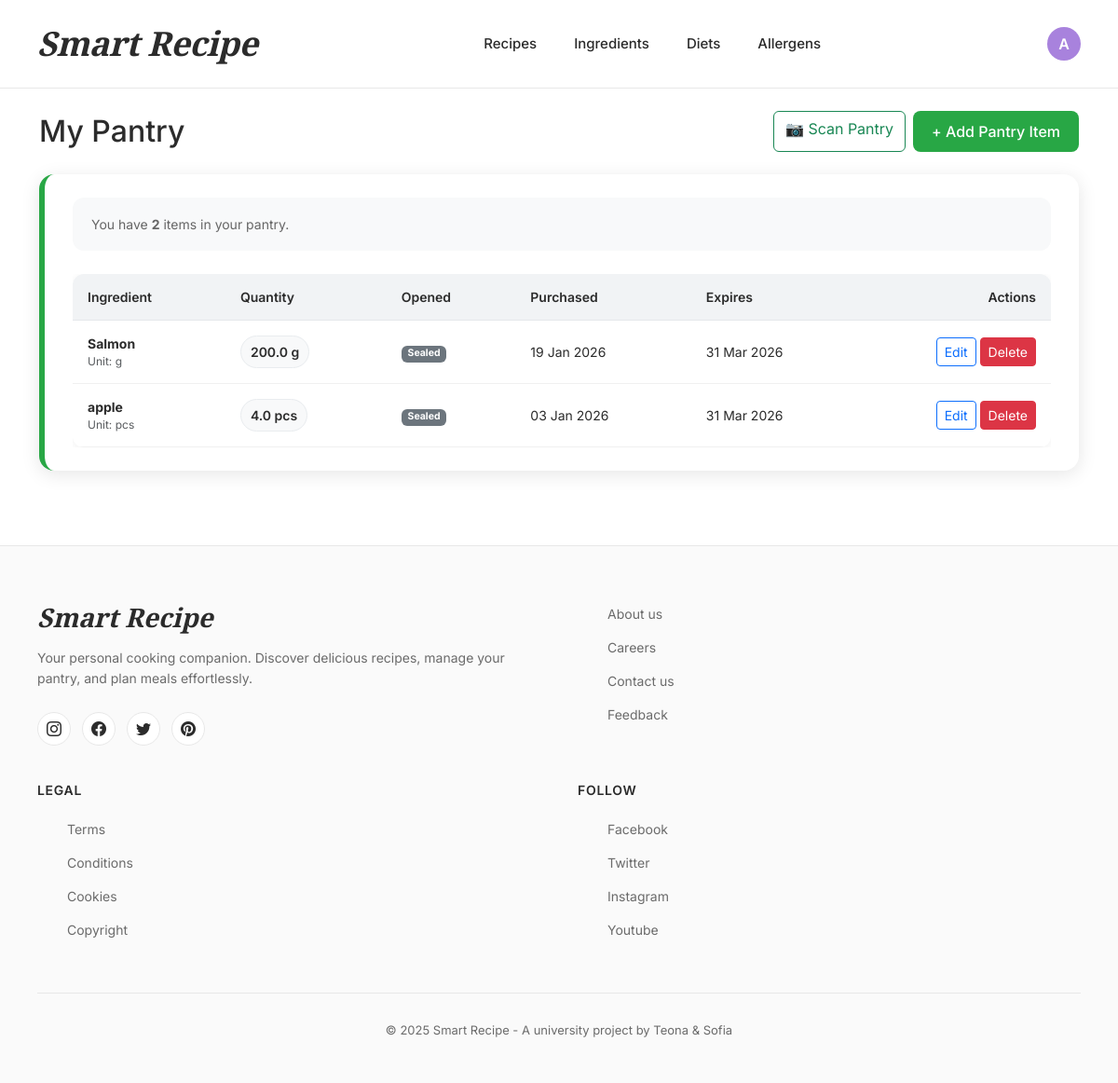
Page /pantry/ (signed in) on the earlier database version.
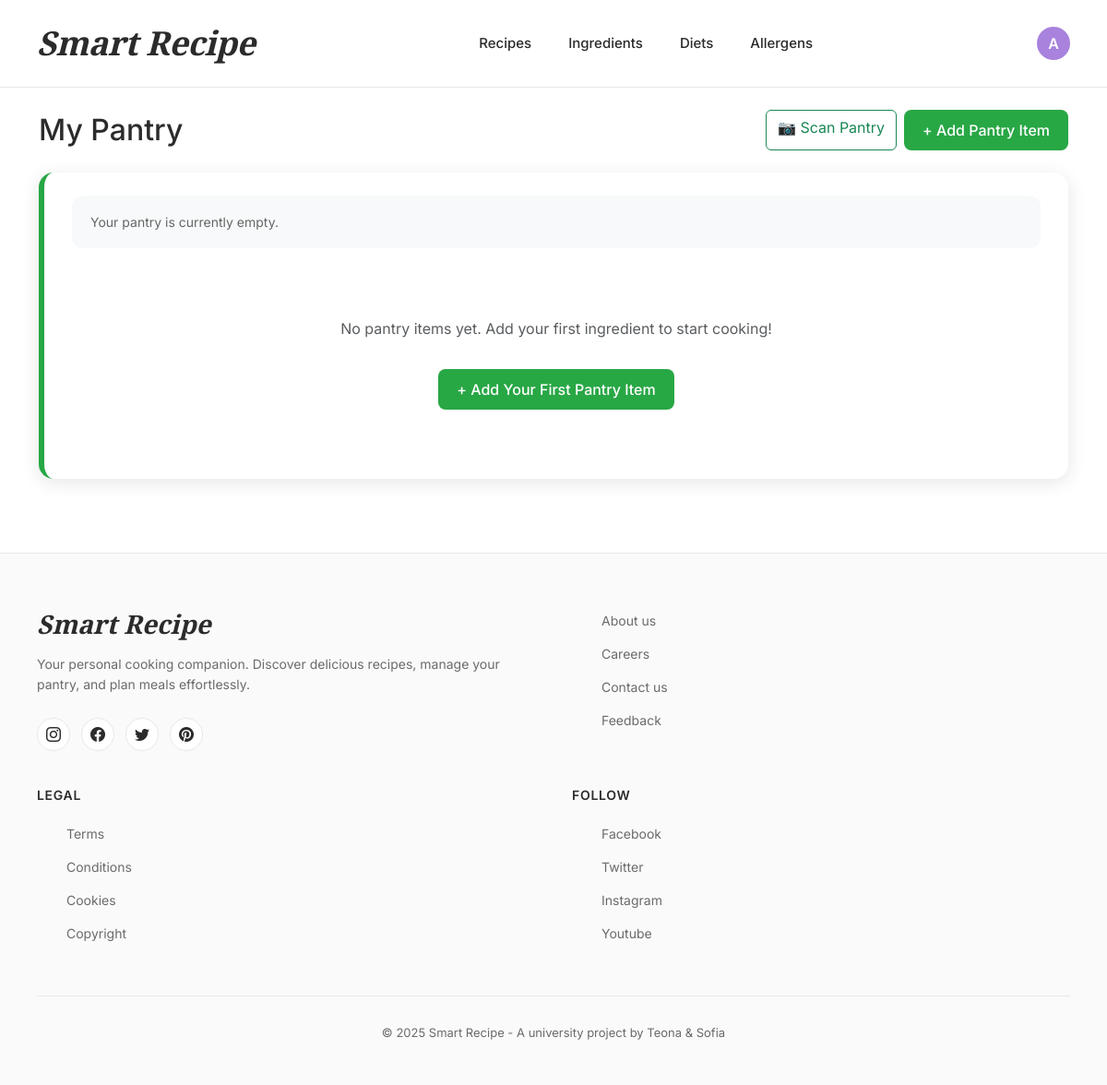
Same page on the later database version.
### smart_recipe_app/models.py (models this page shows, shortened)
class PantryItemRelation(models.Model):
    class Source(models.TextChoices):
        MANUAL = 'manual', 'Manual'
        ML_SCAN = 'ml_scan', 'ML scan'
    pantry = models.ForeignKey(Pantry, on_delete=models.CASCADE, related_name='items')
    ingredient = models.ForeignKey(Ingredient, on_delete=models.CASCADE)
    quantity = models.FloatField(validators=[MinValueValidator(0.000001)], help_text="Amount in ingredient.base_unit (e.g., 200 g, 2 piece)")
    source = models.CharField(max_length=20, choices=Source.choices, default=Source.MANUAL)
    purchased_at = models.DateField(null=True, blank=True)
    expires_at = models.DateField(null=True, blank=True)
    is_opened = models.BooleanField(default=False)
    class Meta:
        constraints = [models.UniqueConstraint(fields=['pantry', 'ingredient'], name='uniq_pantry_ingredient')]

class Ingredient(models.Model):
    UNIT_CHOICES = [
        ('g', 'grams (g)'),
        ('ml', 'milliliters (ml)'),
        ('pcs', 'pieces'),
        ('tsp', 'teaspoon'),
        ('tbsp', 'tablespoon'),
        ('cup', 'cup'),
    ]
    name = models.CharField(max_length=100, unique=True)
    base_unit = models.CharField(max_length=20, choices=UNIT_CHOICES,
                                 help_text="Mass units like kilograms (kg), grams (g), liters (l) and etc.")
    base_amount = models.FloatField(validators=[MinValueValidator(0.000001)], help_text="Amount of base_unit used for calorie calculation (e.g. 100 g, 100 ml, 1 piece)")
    calories_per_base_amount = models.FloatField(validators=[MinValueValidator(0)], help_text="Calories for the base amount (e.g. kcal per 100 g)")
    allergens = models.ManyToManyField(Allergen, blank=True, related_name='ingredients')  # allergen.ingredients.all()
    diets = models.ManyToManyField(Diet, through='IngredientDietRelation', related_name='ingredients')  # diet.ingredients.all()

### smart_recipe_app/views.py (the view)
# urls.py: path('pantry/', views.pantry_list, name='pantry'),
@login_required
def pantry_list(request):
    pantry = _get_user_pantry(request.user)
    items = pantry.items.select_related('ingredient').all()
    return render(request, 'pantry/pantry.html', {
        'pantry': pantry,
        'items': items,
        'today': date.today(),
    })

### smart_recipe_app/views.py (called while the page is built)
def _get_user_pantry(user):
    pantry, _ = Pantry.objects.get_or_create(user=user)
    return pantry

### smart_recipe_app/templates/pantry/pantry.html (shortened to what the changed rows need)
{% extends 'common/base.html' %}
{% load static %}
{% block content %}
<div class="container mt-4">
    <div class="d-flex justify-content-between align-items-center mb-4">
        <h2 class="m-0">My Pantry</h2>
    </div>
    <div class="items-card">
        <div class="filter-section">
            {% if items %}
                You have <strong>{{ items|length }}</strong> item{{ items|length|pluralize }} in your pantry.
            {% else %}
                Your pantry is currently empty.
            {% endif %}
        </div>
        {% if items %}
            <div class="table-responsive">
                <table class="modern-table">
                    <thead>
                        <tr>
                            <th>Ingredient</th>
                            <th>Quantity</th>
                            <th>Opened</th>
                            <th>Purchased</th>
                            <th>Expires</th>
                            <th class="actions-col">Actions</th>
                        </tr>
                    </thead>
                    <tbody>
                        {% for item in items %}
                            <tr>
                                <td>
                                    <strong>{{ item.ingredient.name }}</strong>
                                    <div class="text-muted" style="font-size: 12px;">
                                        Unit: {{ item.ingredient.base_unit }}
                                    </div>
                                </td>
                                <td>
                                    <span class="qty-badge">
                                        {{ item.quantity }} {{ item.ingredient.base_unit }}
                                    </span>
                                </td>
                                <td>
                                    {% if item.is_opened %}
                                        <span class="badge bg-success">Opened</span>
                                    {% else %}
                                        <span class="badge bg-secondary">Sealed</span>
                                    {% endif %}
                                </td>
                                <td>
                                    {% if item.purchased_at %}
                                        {{ item.purchased_at|date:"d M Y" }}
                                    {% else %}
                                        <span class="text-muted">—</span>
                                    {% endif %}
                                </td>
                                <td>
                                    {% if item.expires_at %}
                                        {% if item.expires_at < today %}
                                            <span class="text-danger fw-bold">
                                                {{ item.expires_at|date:"d M Y" }}
                                            </span>
                                        {% else %}
                                            {{ item.expires_at|date:"d M Y" }}
                                        {% endif %}
                                    {% else %}
                                        <span class="text-muted">—</span>
                                    {% endif %}
                                </td>
                                <td class="actions-col">
                                    <a href="{% url 'pantry_edit_item' item.id %}"
                                       class="btn btn-sm btn-outline-primary">
                                        Edit
                                    </a>
                                    <a href="{% url 'pantry_delete_item' item.id %}"
                                       class="btn btn-sm btn-danger">
                                        Delete
                                    </a>
                                </td>
                            </tr>
                        {% endfor %}
                    </tbody>
                </table>
            </div>
        {% else %}
            <div class="empty-state">
                <p class="text-muted">
                    No pantry items yet. Add your first ingredient to start cooking!
                </p>
                <a href="{% url 'pantry_add_item' %}" class="btn btn-green mt-3">
                    + Add Your First Pantry Item
                </a>
            </div>
        {% endif %}
    </div>
</div>
{% endblock %}

Differences in the rows shown:
removed PantryItemRelation: ingredient.name "Salmon", ingredient.base_unit "g", quantity "200.0", is_opened "Sealed", purchased_at "19 Jan 2026", expires_at "31 Mar 2026"
removed PantryItemRelation: ingredient.name "apple", ingredient.base_unit "pcs", quantity "4.0", is_opened "Sealed", purchased_at "03 Jan 2026", expires_at "31 Mar 2026"
Other differences:
{{ items|length }}: "2" → (not shown)
text no longer shown: "You have item in your pantry. Ingredient Quantity Opened Purchased Expires Actions"
text now shown: "Your pantry is currently empty. No pantry items yet. Add your first ingredient to start cooking! + Add Your First Pantry Item"
